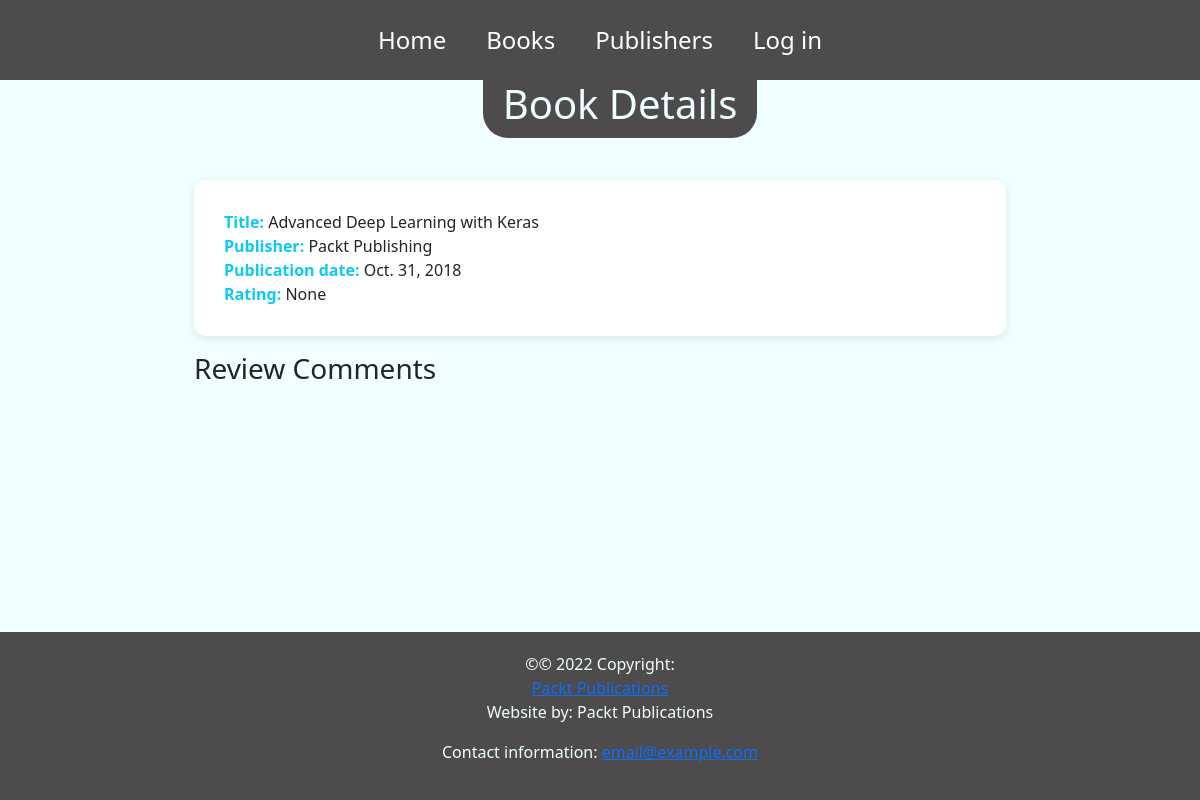
Before: /books/1 with the older database file.
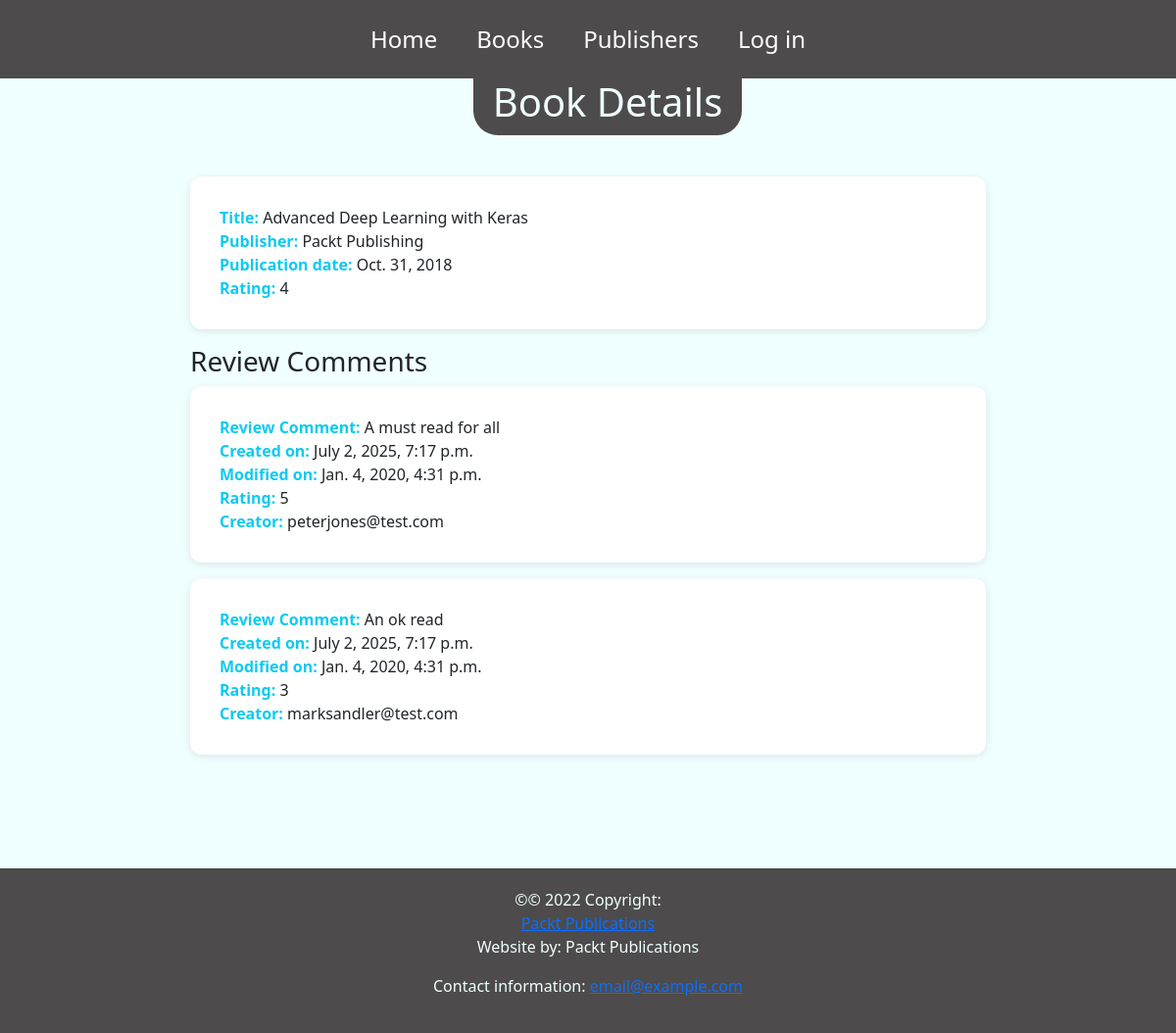
After: the same page with the newer database file.
### reviews/models.py (models this page shows, shortened)
class Book(models.Model):
    title = models.CharField(
        max_length=70,
        help_text='The title of the book'
    )
    publication_date = models.DateField(
        verbose_name='The date the book was published'
    )
    isbn = models.CharField(
        max_length=20,
        verbose_name='ISBN number of the book'
    )
    publisher = models.ForeignKey(
        Publisher,
        on_delete=models.CASCADE
    )
    contributors = models.ManyToManyField(
        'Contributor',
        through='BookContributor'
    )

class Publisher(models.Model):
    name = models.CharField(
        max_length=50,
        help_text='The name of the Publisher'
    )
    website = models.URLField(
        help_text='The Publisher`s website'
    )
    email = models.EmailField(
        help_text='The Publisher email address'
    )
    def __str__(self):
        return self.name

class Review(models.Model):
    content = models.TextField(
        help_text='The Review text'
    )
    rating = models.IntegerField(
        help_text='The rating the Reviewer has given'
    )
    date_created = models.DateTimeField(
        auto_now_add=True,
        help_text='The Date and the Review was created'
    )
    date_edited = models.DateTimeField(
        null=True,
        help_text='The date and time the Review was last edited'
    )
    creator = models.ForeignKey(
        auth.get_user_model(),
        on_delete=models.CASCADE,
        help_text='The Creator of the Review'
    )
    book = models.ForeignKey(
        Book,
        on_delete=models.CASCADE,
        help_text='The Book that this review is for'
    )

### reviews/views.py (the view)
# urls.py: path('books/<int:pk>', views.book_details),
def book_details(request, pk):
    book = get_object_or_404(Book, pk=pk)
    rating_list = []  # Список для хранения рейтингов
    reviews_list = book.review_set.all()  # Получение всех отзывов для книги
    for review in reviews_list:
        rating_list.append(review.rating)
    setattr(book, 'average_rating', average_rating(rating_list))
    return render(request, 'reviews/book_detail.html', {
        'reviews': reviews_list,
        'book': book
    })

### reviews/utils.py (called while the page is built)
def average_rating(rating_list):
    if not rating_list:
        return None
    return round(sum(rating_list)/len(rating_list))

### reviews/templates/reviews/book_detail.html
{% extends 'base.html' %}
{% load static %}
{% block head %}
    <link rel="stylesheet" href="{% static 'reviews/styles/main.css' %}">
{% endblock %}
{% block content %}
    <div class="section-1-wrapper">
        <section class="section-1">
            <div class="h1-wrapper">
                <h1 class="h1 text-azure bg-grey">Book Details</h1>
            </div>
            <div class="book-detail-wrapper">
                <ul class="book-detail-list bg-white">
                    <li class="book-detail-list-item">
                        <span class="fw-semibold text-info">Title:</span><span> {{ book.title }}</span><br/>
                        <span class="fw-semibold text-info">Publisher:</span><span> {{ book.publisher }}</span><br/>
                        <span class="fw-semibold text-info">Publication date:</span><span> {{ book.publication_date }}</span><br/>
                        <span class="fw-semibold text-info">Rating:</span><span> {{ book.average_rating }}</span>
                    </li>
                </ul>
                <h3>Review Comments</h3>
                {% for review in reviews %}
                    <ul class="book-detail-list bg-white">
                        <li class="book-detail-list-item">
                            <span class="fw-semibold text-info">Review Comment:</span><span> {{ review.content }}</span><br/>
                            <span class="fw-semibold text-info">Created on:</span><span> {{ review.date_created }}</span><br/>
                            <span class="fw-semibold text-info">Modified on:</span><span> {{ review.date_edited }}</span><br/>
                            <span class="fw-semibold text-info">Rating:</span><span> {{ review.rating }}</span><br/>
                            <span class="fw-semibold text-info">Creator:</span><span> {{ review.creator }}</span>
                        </li>
                    </ul>
                {% endfor %}
            </div>
        </section>
    </div>
{% endblock %}

Changed rows visible on the page:
computed for Book "Advanced Deep Learning with Keras": average_rating "None" → "4"
added Review: content "A must read for all", date_created "July 2, 2025, 7:17 p.m.", date_edited "Jan. 4, 2020, 4:31 p.m.", rating "5", creator "peterjones@test.com"
added Review: content "An ok read", date_created "July 2, 2025, 7:17 p.m.", date_edited "Jan. 4, 2020, 4:31 p.m.", rating "3", creator "marksandler@test.com"
